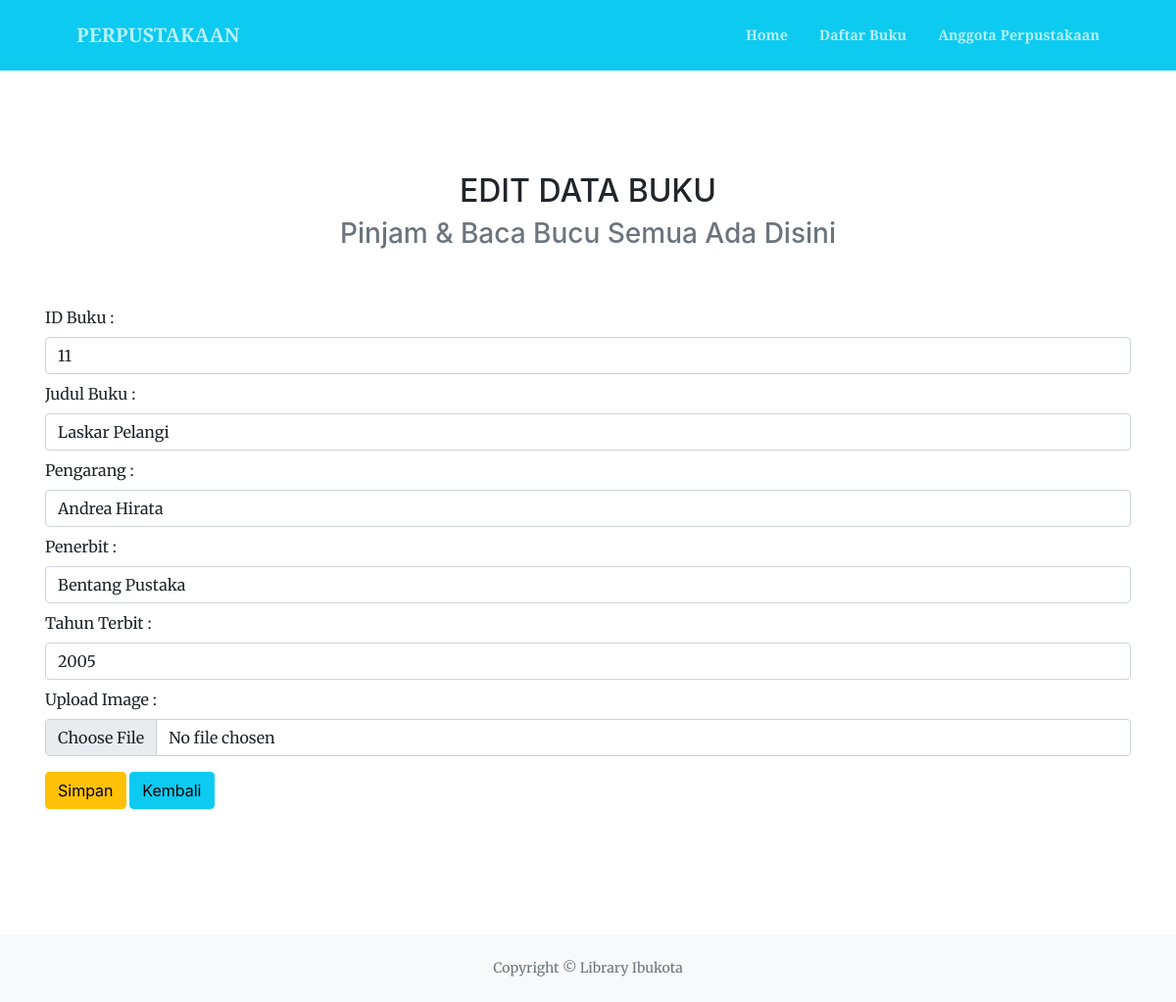
Page /uas/edit_perpus.php?id=1 on the committed database.
### tables this page shows
CREATE TABLE `db_buku` (
  `id` int(10) NOT NULL,
  `id_buku` int(20) NOT NULL,
  `judul_buku` varchar(100) NOT NULL,
  `pengarang` varchar(50) NOT NULL,
  `penerbit` varchar(50) NOT NULL,
  `tahun_terbit` varchar(50) NOT NULL
);

### uas/function.php (called while the page is built, shortened)
<?php
$conn = mysqli_connect('localhost', 'root', '', 'uas_1904030083');
function query($query)
{
    global $conn;
    $result = mysqli_query($conn, $query);
    if (mysqli_num_rows($result) == 1) {
        return mysqli_fetch_assoc($result);
    }
    $rows = [];
    return $rows;
}

### uas/edit_perpus.php (the view, shortened to what this page needs)
<?php
  require 'function.php';
  $id = $_GET['id'];
  $buku = query("SELECT * FROM db_buku WHERE id = $id");
?>
<!DOCTYPE html>
<html lang="en">
    <head>
        <link href="https://cdn.jsdelivr.net/npm/bootstrap-icons@1.5.0/font/bootstrap-icons.css" rel="stylesheet" />
        <link href="https://cdnjs.cloudflare.com/ajax/libs/SimpleLightbox/2.1.0/simpleLightbox.min.css" rel="stylesheet" />
        <link href="css/styles.css" rel="stylesheet" />
        <link rel="stylesheet" href="font-awesome.css">
    </head>
    <body id="page-top">
        <nav class="navbar navbar-expand-lg navbar-dark bg-info fixed-top py-3" id="mainNav">
            <div class="container px-4 px-lg-5">
                <a class="navbar-brand" href="#page-top">PERPUSTAKAAN</a>
                <div class="collapse navbar-collapse" id="navbarResponsive">
                    <ul class="navbar-nav ms-auto my-2 my-lg-0">
                        <li class="nav-item"><a class="nav-link" href="index.php">Home</a></li>
                        <li class="nav-item"><a class="nav-link" href="services.php">Daftar Buku</a></li>
                        <li class="nav-item"><a class="nav-link" href="portfolio.php">Anggota Perpustakaan</a></li>
                    </ul>
                </div>
            </div>
        </nav>
        <section class="page-section" id="services">
          <div class="container justify-content-center">
            <div class="text-center mt-5">
              <h2 class="section-heading text-uppercase">EDIT DATA BUKU</h2>
              <h3 class="section-subheading text-muted mb-5">Pinjam & Baca Bucu Semua Ada Disini</h3>
            </div>
            <div class="row">
              <div class="col px-3">
                <form method="POST" action="">
                  <div class="form-group">
                    <label for="id_buku" class="form-label mt-2">ID Buku : </label>
                    <input type="text" class="form-control" id="id_buku" value="<?= $buku['id_buku'] ?>" placeholder="ID Buku" name="id_buku" autofocus required autocomplete="off">
                  </div>
                  <div class="form-group">
                    <label for="judul_buku" class="form-label mt-2">Judul Buku : </label>
                    <input type="text" class="form-control" id="judul_buku" value="<?= $buku['judul_buku'] ?>" placeholder="Judul Buku" name="judul_buku" required autocomplete="off">
                  </div>
                  <div class="form-group">
                    <label for="pengarang" class="form-label mt-2">Pengarang : </label>
                    <input type="text" class="form-control" id="pengarang" value="<?= $buku['pengarang'] ?>" placeholder="Pengarang" name="pengarang" required autocomplete="off">
                  </div>
                  <div class="form-group">
                    <label for="penerbit" class="form-label mt-2">Penerbit : </label>
                    <input type="text" class="form-control" id="penerbit" value="<?= $buku['penerbit'] ?>" placeholder="Penerbit" name="penerbit" required autocomplete="off">
                  </div>
                  <div class="form-group">
                    <label for="tahun_terbit" class="form-label mt-2">Tahun Terbit : </label>
                    <input type="text" class="form-control" id="tahun_terbit" value="<?= $buku['tahun_terbit'] ?>" placeholder="Tahun Terbit" name="tahun_terbit" required autocomplete="off">
                  </div>
                  <div class="form-group">
                    <label for="gambar_buku" class="form-label mt-2">Upload Image :</label>
                    <input class="form-control" type="file" id="gambar_buku" value="<?= $buku['gambar_buku'] ?>" placeholder="Gambar Buku" name="gambar_buku" required autocomplete="off">
                  </div>
                  <button type="tambah" class="btn btn-warning mt-3" name="edit">Simpan</button>
                  <a href="detail_perpus.php" class="btn btn-info mt-3" role="button">Kembali</a>
                </form>
              </div>
            </div>
          </div>
        </section>
        <footer class="bg-light py-4">
            <div class="container px-4 px-lg-5"><div class="small text-center text-muted">Copyright &copy; Library Ibukota</div></div>
        </footer>
    </body>
</html>

### rows in the picture
db_buku: id_buku "11", judul_buku "Laskar Pelangi", pengarang "Andrea Hirata", penerbit "Bentang Pustaka", tahun_terbit "2005"
